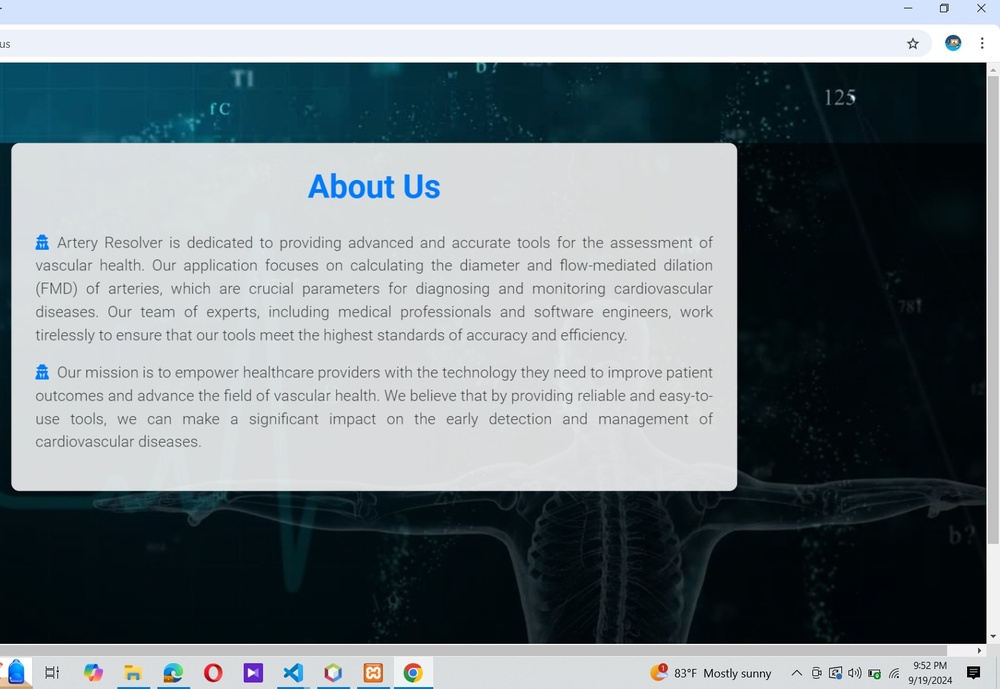
#> input picture src/main/resources/images/aboutus.jpeg, 1000 x 689 px, shrunk from 1551 x 1068 before the run
$ python ImageEnhancer.py images/aboutus.jpeg
#> lines starting #> are read from the running program, lines starting #| are printed output that depends on the picture
import cv2
import numpy as np
import matplotlib.pyplot as plt
import sys
import io

# Simple white balance (you can implement other methods as well)
def simple_white_balance(image):
    avg_b = np.mean(image[:,:,0])
    avg_g = np.mean(image[:,:,1])
    avg_r = np.mean(image[:,:,2])
    avg = (avg_r + avg_g + avg_b) / 3
    scale_b = avg / avg_b
    scale_g = avg / avg_g
    scale_r = avg / avg_r
    image[:,:,0] = np.clip(image[:,:,0] * scale_b * 0.9, 0, 255)  # Slight adjustment to the scaling
    image[:,:,1] = np.clip(image[:,:,1] * scale_g * 1.1, 0, 255)  # Slight adjustment to the scaling
    image[:,:,2] = np.clip(image[:,:,2] * scale_r , 0, 255)
    return image

# Function for Gamma Correction
def gamma_correction(image, gamma):
    inv_gamma = 1.0 / gamma
    table = np.array([(i / 255.0) ** inv_gamma * 255 for i in range(256)]).astype("uint8")
    return cv2.LUT(image, table)

# Function for Retinex-based Enhancement
def retinex_enhancement(image):
    image = np.float32(image) + 1.0
    ret_image = simple_white_balance(image)
    return np.uint8(ret_image)

def dehaze(image):
    gray = cv2.cvtColor(image, cv2.COLOR_RGB2GRAY)
    dark_channel = np.min(image, axis=2)
    haze_removed = cv2.fastNlMeansDenoisingColored(image, None, 5, 5, 3, 14)
    return haze_removed

# Function for Color Gain
def color_gain(image, r_gain=1.5, g_gain=1.5, b_gain=1.5):
    image[:,:,0] = np.clip(image[:,:,0] * b_gain, 0, 255)
    image[:,:,1] = np.clip(image[:,:,1] * g_gain, 0, 255)
    image[:,:,2] = np.clip(image[:,:,2] * r_gain, 0, 255)
    return image

# Function for Saturation Adjustment
def adjust_saturation(image, saturation_factor=1.5):
    hsv = cv2.cvtColor(image, cv2.COLOR_RGB2HSV)
    hsv[:,:,1] = np.clip(hsv[:,:,1] * saturation_factor, 0, 255)
    image_saturated = cv2.cvtColor(hsv, cv2.COLOR_HSV2RGB)
    return image_saturated

def process_image(image_path):
    # Load the Original Image
#> called with image_path = 'images/aboutus.jpeg'
    image = cv2.imread(image_path, cv2.IMREAD_COLOR)
#> image is the input picture: shape (689, 1000, 3); mean B, G, R 130.5, 125.5, 115.3
    if image is None:
        print("Error: Unable to read the image. Please check the file path or format.")
        return
    image = cv2.cvtColor(image, cv2.COLOR_BGR2RGB)

    # Step 1: Dehazing and Denoising
    image_dehazed = dehaze(image)

    # Step 2: Contrast Limited Adaptive Histogram Equalization (CLAHE)
    clahe = cv2.createCLAHE(clipLimit=2.0, tileGridSize=(10, 10))
    lab = cv2.cvtColor(image_dehazed, cv2.COLOR_RGB2LAB)
#> lab: shape (689, 1000, 3); mean of channels 0, 1, 2 125.6, 126.2, 124.6
    l, a, b = cv2.split(lab)
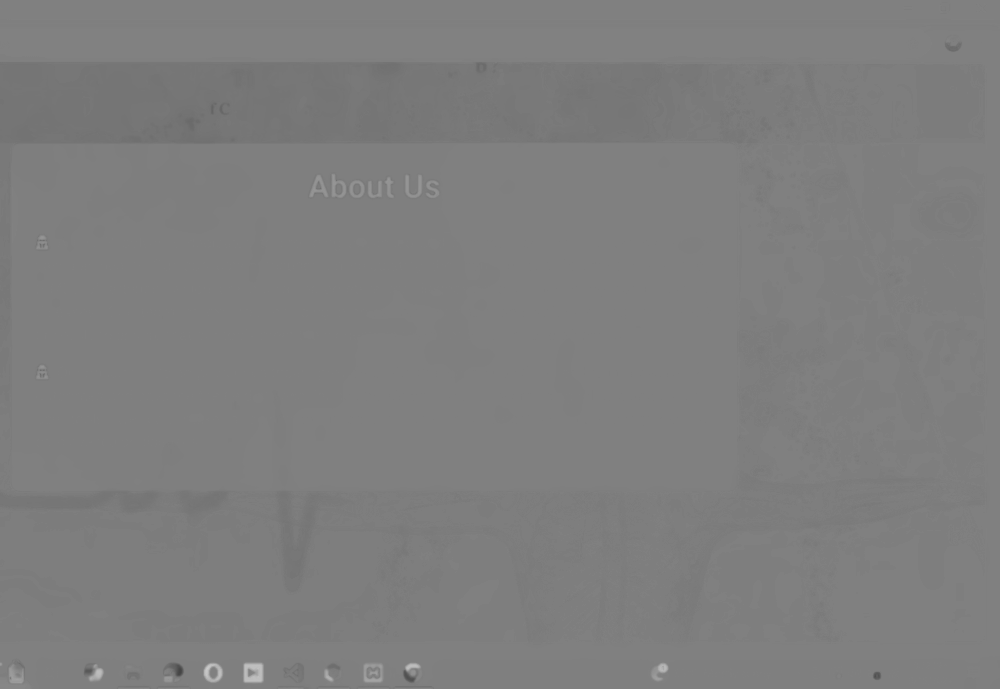
#> a: shape (689, 1000); min 69, max 203, mean 126.2
    l = clahe.apply(l)
    lab = cv2.merge((l, a, b))
#> lab: shape (689, 1000, 3); mean of channels 0, 1, 2 126.8, 126.2, 124.6
    image_clahe = cv2.cvtColor(lab, cv2.COLOR_LAB2RGB)

    # Step 3: Gamma Correction
    gamma_corrected = gamma_correction(image_clahe, gamma=1.8)
#> in gamma_correction, `return cv2.LUT(image, table)`:
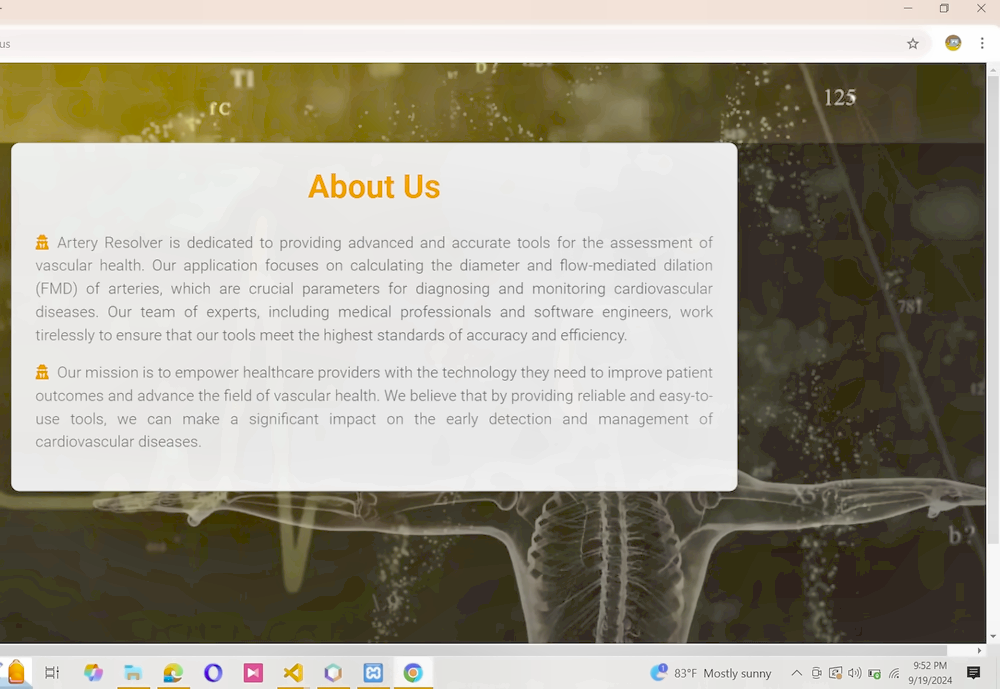
#> returned value: shape (689, 1000, 3); mean of channels 0, 1, 2 140.8, 155.1, 159.7; drawn as B, G, R

    # Step 4: Retinex Enhancement
    image_retinex = retinex_enhancement(gamma_corrected)
#> in simple_white_balance, `avg_b = np.mean(image[:,:,0])`: avg_b = 141.8
#> in simple_white_balance, `avg_g = np.mean(image[:,:,1])`: avg_g = 156.1
#> in simple_white_balance, `avg_r = np.mean(image[:,:,2])`: avg_r = 160.7
#> in simple_white_balance, `avg = (avg_r + avg_g + avg_b) / 3`: avg = 152.9
#> in simple_white_balance, `scale_b = avg / avg_b`: scale_b = 1.08
#> in simple_white_balance, `scale_g = avg / avg_g`: scale_g = 0.979
#> in simple_white_balance, `scale_r = avg / avg_r`: scale_r = 0.951

    # Step 5: Bilateral Filtering
    image_bilateral = cv2.bilateralFilter(image_retinex, d=5, sigmaColor=25, sigmaSpace=25)
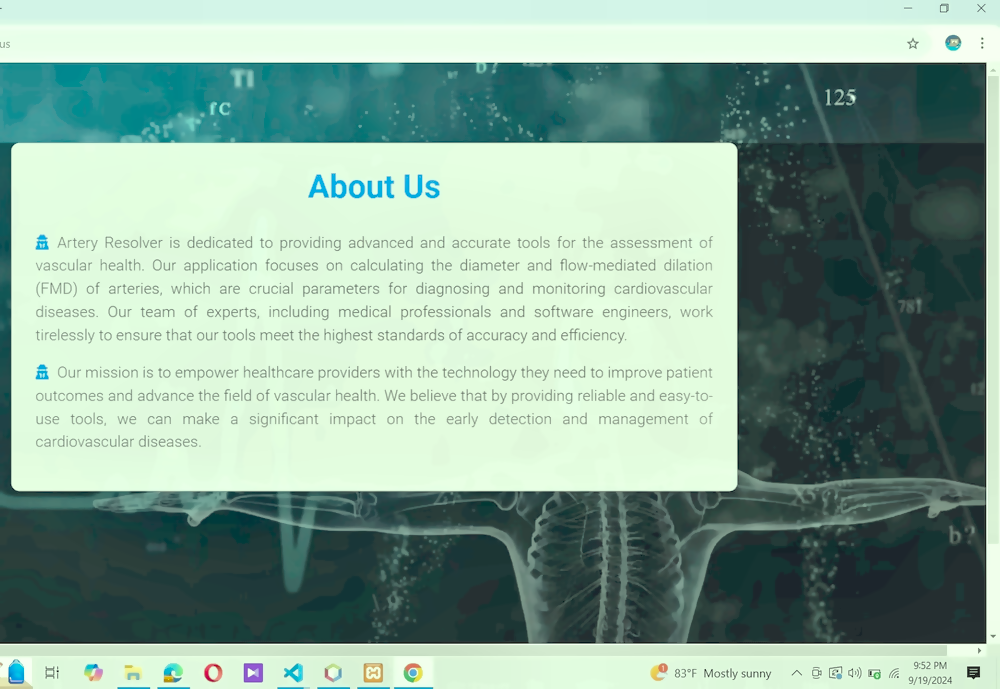
#> image_bilateral: shape (689, 1000, 3); mean R, G, B 137.2, 167.1, 152.4

    # Step 6: Apply Color Gain
    image_with_color_gain = color_gain(image_bilateral, r_gain=1.2, g_gain=1.0, b_gain=1.1)
#> in color_gain, `image[:,:,0] = np.clip(image[:,:,0] * b_gain, 0, 255)`:
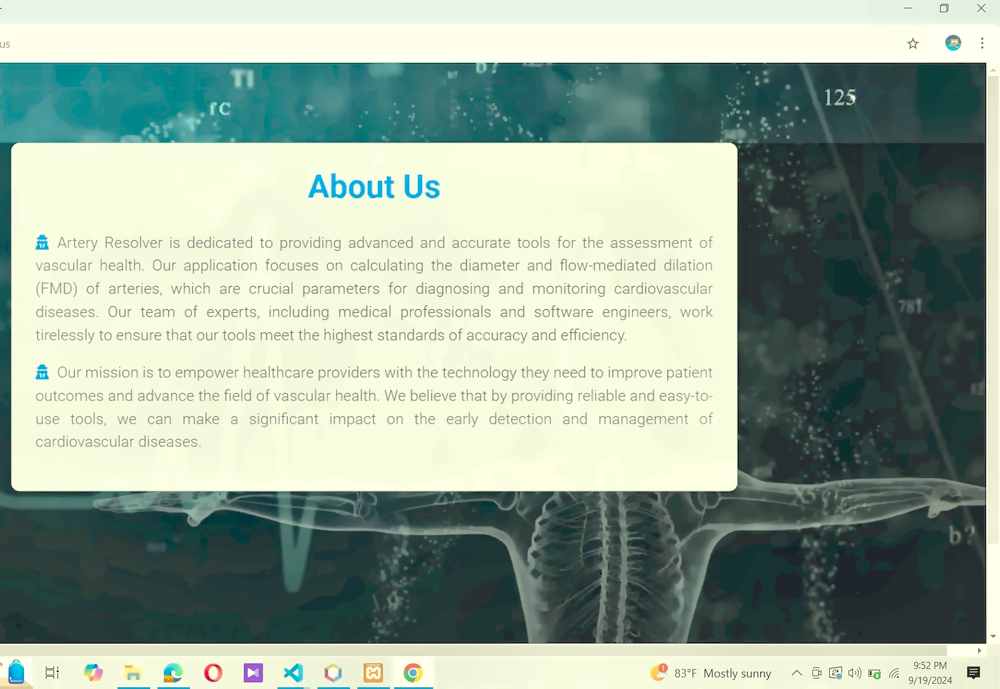
#> image: shape (689, 1000, 3); mean R, G, B 150.1, 167.1, 152.4

    # Step 7: Adjust Saturation
    image_with_saturation = adjust_saturation(image_with_color_gain, saturation_factor=1.3)
#> in adjust_saturation, `hsv = cv2.cvtColor(image, cv2.COLOR_RGB2HSV)`: hsv: shape (689, 1000, 3); mean H, S, V 95.8, 60.9, 175.8
#> in adjust_saturation, `hsv[:,:,1] = np.clip(hsv[:,:,1] * saturation_factor, 0, 255)`: hsv: shape (689, 1000, 3); mean H, S, V 95.8, 77.6, 175.8
#> in adjust_saturation, `image_saturated = cv2.cvtColor(hsv, cv2.COLOR_HSV2RGB)`:
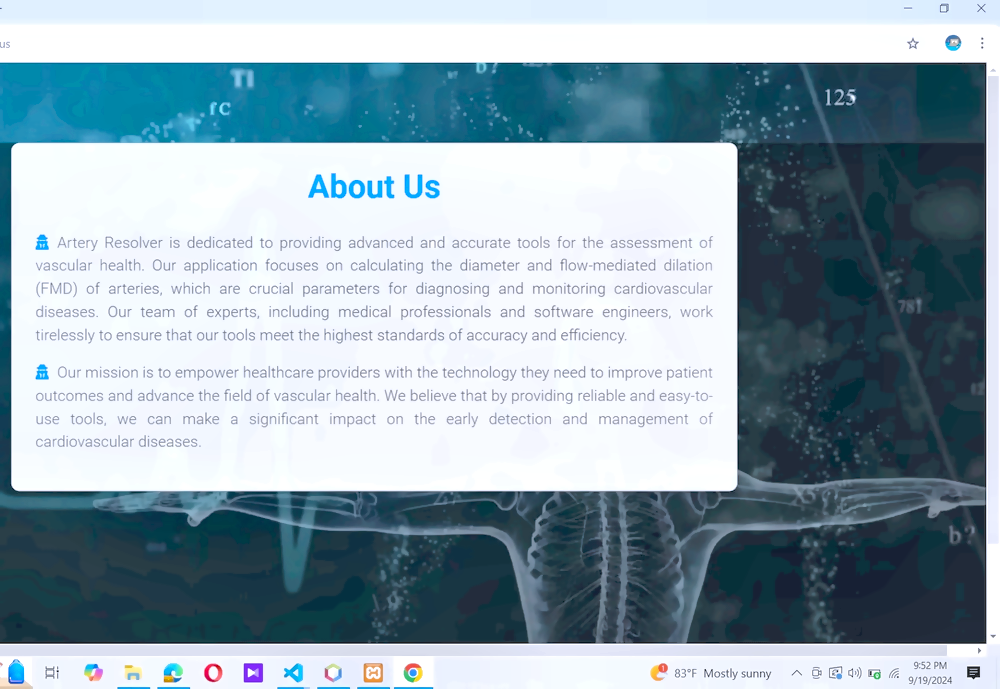
#> image_saturated: shape (689, 1000, 3); mean R, G, B 143.2, 164.3, 175.6

    # Step 8: Merge Original and Enhanced Image
    alpha = 0.45
    beta = 1 - alpha
    merged_image = cv2.addWeighted(image, alpha, image_with_saturation, beta, 0)
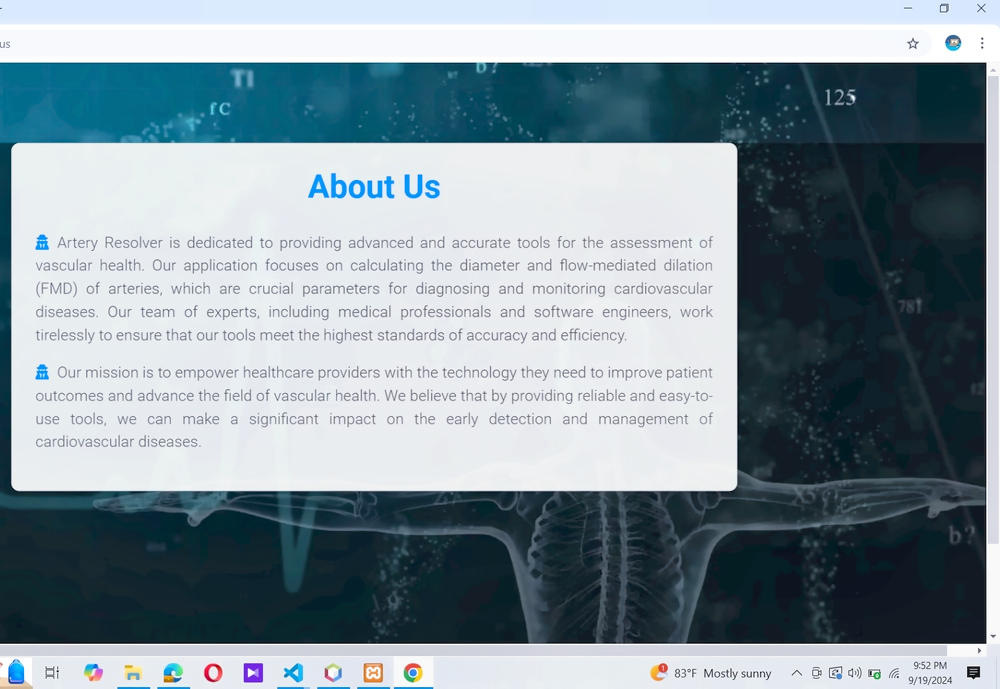
#> merged_image: shape (689, 1000, 3); mean R, G, B 130.6, 146.9, 155.3

    # Display the results
    # First Tab: Comparison Between Original and Enhanced Image
    plt.figure("Comparison", figsize=(12, 6))

    # Original Image
    plt.subplot(1, 2, 1)
    plt.imshow(image)
    plt.title('Original Image')
    plt.axis('off')

    # Enhanced Image
    plt.subplot(1, 2, 2)
    plt.imshow(merged_image)
    plt.title('Enhanced Image')
    plt.axis('off')

    plt.tight_layout()
    plt.show()

    # Second Tab: Final Enhanced Image
    plt.figure("Final Enhanced Image", figsize=(12, 6))
    plt.imshow(merged_image)
    plt.title('Enhanced Image')
    plt.axis('off')
    plt.show()


# Script execution
if __name__ == "__main__":
    image_path = sys.argv[1]
    process_image(image_path)

$ run again, on src/main/resources/images/Update buyer.png
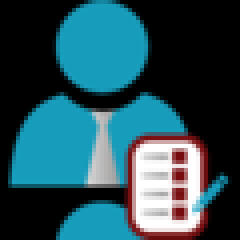
#> input picture src/main/resources/images/Update buyer.png, 60 x 60 px (shown 4 times larger)
#> in process_image, image is the input picture: shape (60, 60, 3); mean B, G, R 88.3, 78.1, 40.3
#> in gamma_correction, `return cv2.LUT(image, table)`:
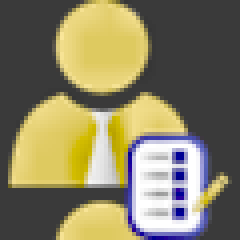
#> returned value: shape (60, 60, 3) (shown 4 times larger); mean of channels 0, 1, 2 98.5, 127.9, 134.9; drawn as B, G, R
#> avg_b = 99.51
#> avg_g = 128.9
#> avg_r = 135.9
#> avg = 121.4
#> scale_b = 1.22
#> scale_g = 0.942
#> scale_r = 0.894
#> in process_image, `merged_image = cv2.addWeighted(image, alpha, image_with_saturation, be..`:
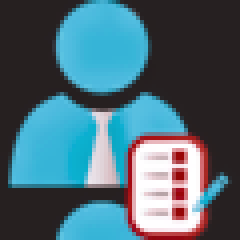
#> merged_image: shape (60, 60, 3) (shown 4 times larger); mean R, G, B 76, 105, 117.3
